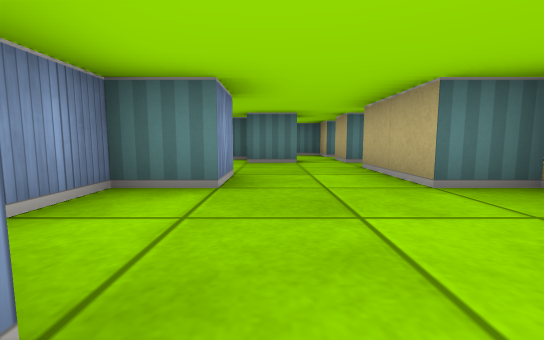
[1] (above)

14 first-person views from a walk through a cub3D maze. The camera is about half as high as the walls, tilts 6° down and sees 90° across. The floor is counted in squares. Each view is taken from the middle of a square. On the plan, view 1 faces up. The plan holds only what a view shows up to about 9 squares ahead; the rest is blank. The place goes on beyond the plan.

[2]
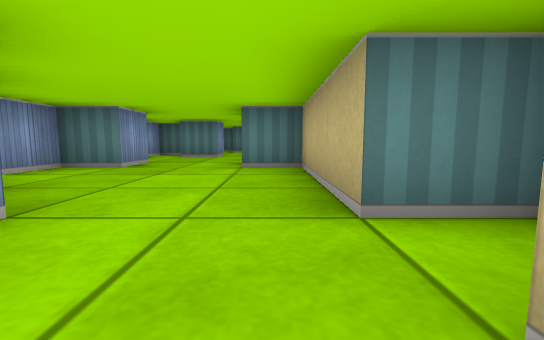

[3]
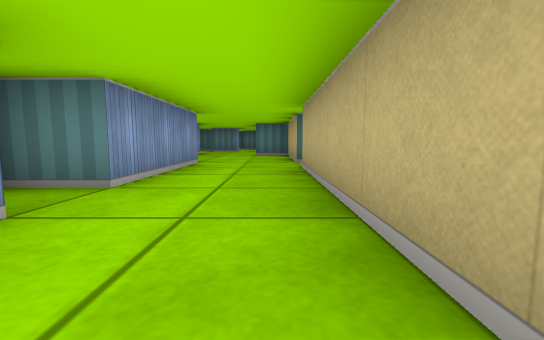

[4]
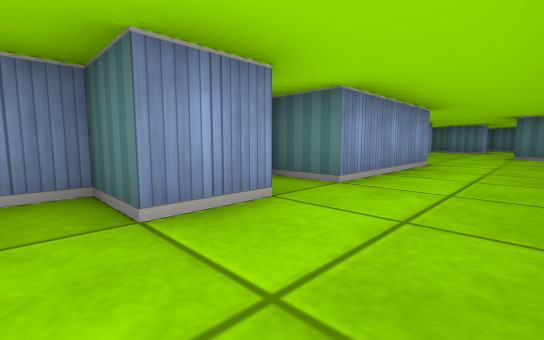

[5]
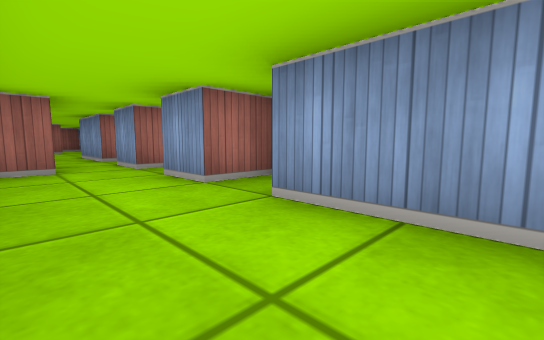

[6]
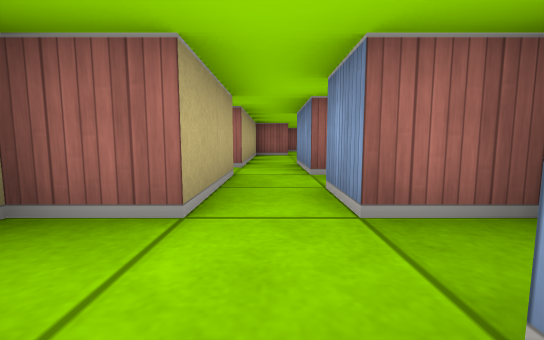

[7]
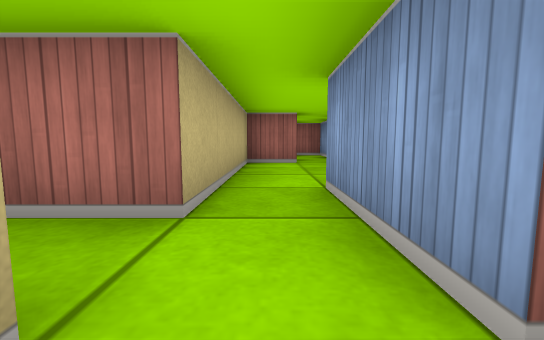

[8]
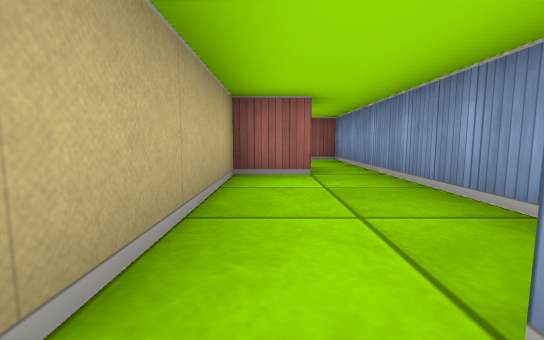

[9]
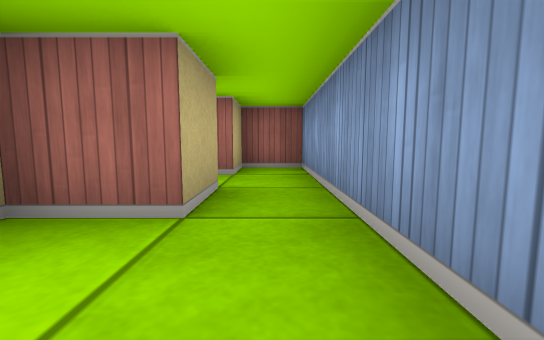

[10]
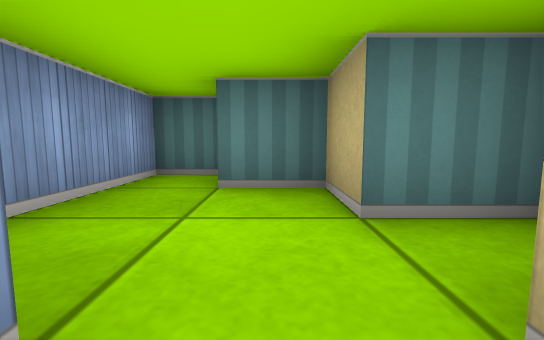

[11]
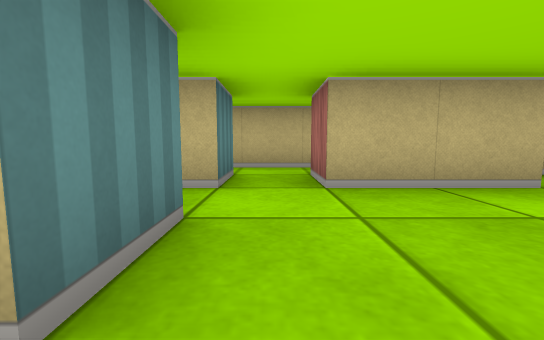

[12]
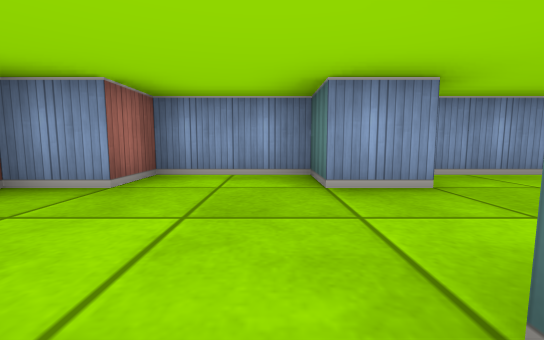

[13]
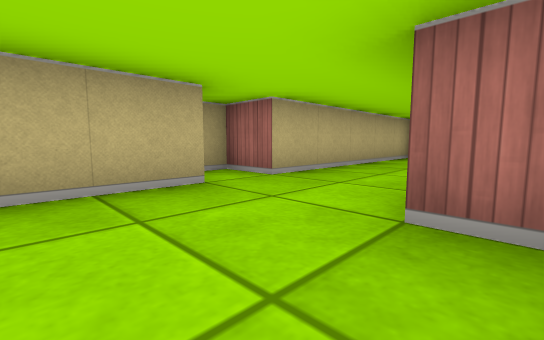

[14]
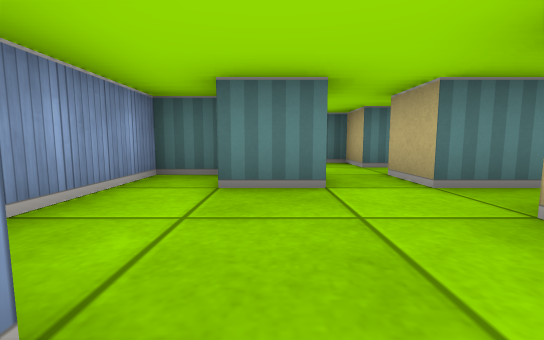

### Floor plan
Points are (right, up) in squares from view 1. A wall is a line through its corners. A room is listed if a view was taken in it or the views show most of it. See-through windows are left out.
Room 1 (views 1, 2, 3, 4, 5, 6, 7, 10, 11, 12, 13, 14)
walls: (3.6, -0.5) (2.5, -0.5) (2.5, 2.5) (1.5, 2.5) (1.5, 4.5) (2.5, 4.5); (-0.5, -4.5) (0.5, -4.5) (0.5, -5.5) (-0.5, -5.5) (-0.5, -6.1); (-0.5, 3.6) (-0.5, 2.5) (-1.5, 2.5) (-1.5, 0.5) (-0.5, 0.5) (-0.5, -0.5) (0.5, -0.5) (0.5, -3.5) (-0.5, -3.5); (-0.6, -6.5) (0.5, -6.5) (0.5, -7.5); (3.5, 4.2) (3.5, 5.8); (2.6, 5.5) (1.5, 5.5) (1.5, 6.5); (0.5, -8.4) (0.5, -9.6); (0.5, 6.5) (0.5, 5.5) (-0.6, 5.5); (1.5, -8.5) (1.5, -6.5) (2.5, -6.5) (2.5, -1.5) (3.5, -1.5) (3.5, -1); (-0.5, 6.5) (-1.5, 6.5) (-1.5, 4); (1.5, -9.5) (2.5, -9.5)
ways out: opening at (1, -10) to room 2; opening at (1, 6) to room 3
Room 2 (views 8, 9)
walls: (-0.5, -11.5) (-0.5, -13.5); (0.5, -13.5) (1.5, -13.5) (1.5, -9.5); (0.5, -9.6) (0.5, -10.5)
ways out: opening at (1, -10) to room 1; opening at (0, -14) to room 4
Room 3 (no view inside)
walls: (0.4, 9.5) (-0.5, 9.5) (-0.5, 7.5); (2.6, 7.5) (1.5, 7.5) (1.5, 8.5) (0.5, 8.5)
ways out: opening at (1, 6) to room 1
Room 4 (no view inside)
walls: (0.5, -14.5) (0.5, -13.5); (-0.5, -13.5) (-0.5, -16.5) (0.5, -16.5) (0.5, -15.5)
ways out: opening at (0, -14) to room 2

Where each view was taken, in squares from view 1:
view 1: 0 up, 0 right, facing up
view 2: 2 down, 2 right, facing up
view 3: 6 down, 2 right, facing up
view 4: 6 down, 2 right, facing up-left
view 5: 2 down, 2 right, facing down-left
view 6: 5 down, 1 right, facing down
view 7: 8 down, 1 right, facing down
view 8: 10 down, 1 right, facing down
view 9: 12 down, 0 right, facing down
view 10: 6 up, 1 right, facing up
view 11: 5 up, 1 left, facing right
view 12: 2 up, 2 right, facing left
view 13: 1 up, 0 right, facing down-right
view 14: 3 up, 0 right, facing up
